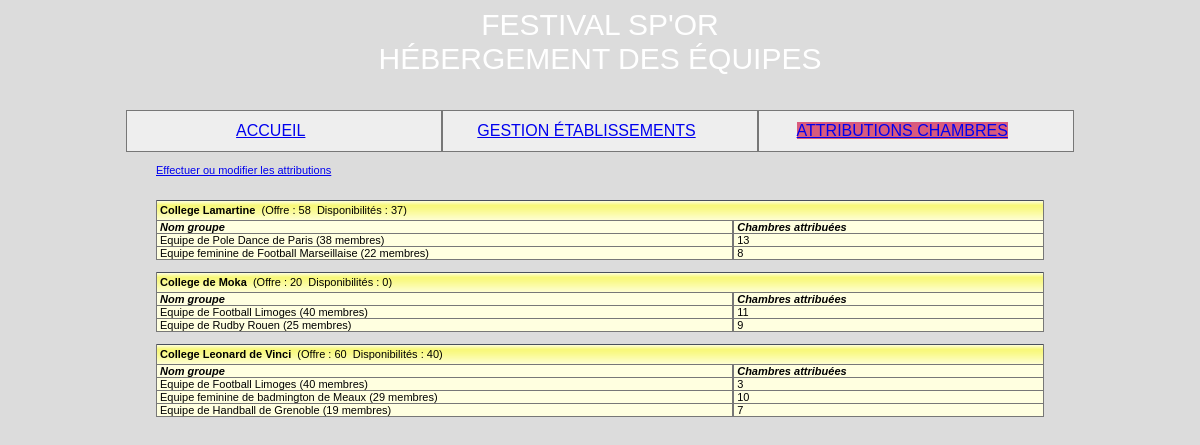
The app's page /consultationAttributions.php with its own data.
### tables this page shows
create table Etablissement 
(id char(8) not null, 
nom varchar(45) not null,
adresseRue varchar(45) not null, 
codePostal char(5) not null, 
ville varchar(35) not null,
tel varchar(13) not null,
adresseElectronique varchar(70),
type tinyint not null,
civiliteResponsable varchar(12) not null,
nomResponsable varchar(25) not null,
prenomResponsable varchar(25),
nombreChambresOffertes integer,
constraint pk_Etablissement primary key(id));

create table Groupe
(id char(4) not null, 
nom varchar(40) not null, 
identiteResponsable varchar(40) default null,
adressePostale varchar(120) default null,
nombrePersonnes integer not null, 
nomPays varchar(40) not null, 
hebergement char(1) not null,
constraint pk_Groupe primary key(id));

create table Attribution
(idEtab char(8) not null, 
idGroupe char(4) not null, 
nombreChambres integer not null,
constraint pk_Attribution primary key(idEtab, idGroupe), 
constraint fk1_Attribution foreign key(idEtab) references Etablissement(id),
constraint fk2_Attribution foreign key(idGroupe) references Groupe(id));

### _gestionBase.inc.php (called while the page is built, shortened)
<?php
function obtenirReqEtablissementsAyantChambresAttribuées()
{
   $req="select distinct id, nom, nombreChambresOffertes from Etablissement,
         Attribution where id = idEtab order by id";
   return $req;
}
function obtenirNbEtabOffrantChambres($connexion)
{
   $req="select count(*) as nombreEtabOffrantChambres from Etablissement where
         nombreChambresOffertes!=0";
   $rsEtabOffrantChambres = $connexion->query($req);
   $lgEtabOffrantChambres = $rsEtabOffrantChambres->fetch(PDO::FETCH_ASSOC);
   return $lgEtabOffrantChambres["nombreEtabOffrantChambres"];
}
function obtenirNbOccup($connexion, $idEtab)
{
   $req="select IFNULL(sum(nombreChambres), 0) as totalChambresOccup from
        Attribution where idEtab='$idEtab'";
   $rsOccup=$connexion->query($req);
   $lgOccup=$rsOccup->fetch(PDO::FETCH_ASSOC);
   return $lgOccup["totalChambresOccup"];
}
function obtenirReqGroupesEtab($id)
{
   $req="select distinct id, nom, nombrePersonnes from Groupe, Attribution where
        Attribution.idGroupe=Groupe.id and idEtab='$id'";
   return $req;
}
function obtenirNbOccupGroupe($connexion, $idEtab, $idGroupe)
{
   $req="select nombreChambres From Attribution where idEtab='$idEtab'
        and idGroupe='$idGroupe'";
   $rsAttribGroupe=$connexion->query($req);
   if ($lgAttribGroupe=$rsAttribGroupe->fetch(PDO::FETCH_ASSOC))
      return $lgAttribGroupe["nombreChambres"];
   else
      return 0;
}
?>

### consultationAttributions.php (the view, shortened to what this page needs)
<?php
$nomtitre = 'attributions';
include("_debut.inc.php");
include("_gestionBase.inc.php");
include("_connexion-PDO.inc.php");
$nbEtab=obtenirNbEtabOffrantChambres($dbh);
if ($nbEtab!=0)
{
   echo "
   <table width='75%' cellspacing='0' cellpadding='0' align='center'
   <tr><td>
   <a href='modificationAttributions.php?action=demanderModifAttrib'>
   Effectuer ou modifier les attributions</a></td></tr></table><br><br>";
   $req=obtenirReqEtablissementsAyantChambresAttribuées();
   $rsEtab= $dbh->query($req);
   $lgEtab=$rsEtab->fetch(PDO::FETCH_ASSOC);
   while($lgEtab!=FALSE)
   {
      $idEtab=$lgEtab['id'];
      $nomEtab=$lgEtab['nom'];
      echo "
      <table width='75%' cellspacing='0' cellpadding='0' align='center'
      class='tabQuadrille'>";
      $nbOffre=$lgEtab["nombreChambresOffertes"];
      $nbOccup=obtenirNbOccup($dbh, $idEtab);
      $nbChLib = $nbOffre - $nbOccup;
      echo "
      <tr class='enTeteTabQuad'>
         <td colspan='2' align='left'><strong>$nomEtab</strong>&nbsp;
         (Offre : $nbOffre&nbsp;&nbsp;Disponibilités : $nbChLib)
         </td>
      </tr>";
      echo "
      <tr class='ligneTabQuad'>
         <td width='65%' align='left'><i><strong>Nom groupe</strong></i></td>
         <td width='35%' align='left'><i><strong>Chambres attribuées</strong></i>
         </td>
      </tr>";
      $req=obtenirReqGroupesEtab($idEtab);
      $rsGroupe= $dbh->query($req);
      $lgGroupe=$rsGroupe->fetch(PDO::FETCH_ASSOC);
      while($lgGroupe)
      {
         $idGroupe=$lgGroupe['id'];
         $nomGroupe=$lgGroupe['nom'];
         $nbpers = $lgGroupe['nombrePersonnes'];
         echo "
         <tr class='ligneTabQuad'>
            <td width='65%' align='left'>$nomGroupe ($nbpers membres)</td>";
         $nbOccupGroupe=obtenirNbOccupGroupe($dbh, $idEtab, $idGroupe);
         echo "
            <td width='35%' align='left'>$nbOccupGroupe </td>
         </tr>";
         $lgGroupe=$rsGroupe->fetch(PDO::FETCH_ASSOC);
      }
      echo "
      </table><br>";
      $lgEtab=$rsEtab->fetch(PDO::FETCH_ASSOC);
   }
}
?>

### _debut.inc.php (shortened to what this page needs)
<!DOCTYPE HTML PUBLIC "-//W3C//DTD HTML 4.01 Transitional//EN"
"http://www.w3.org/TR/html4/loose.dtd">
<html lang="fr">
<head>
<link href="css/cssGeneral.css" rel="stylesheet" type="text/css">
</head>
<body class="basePage">
<table width="100%" cellpadding="0" cellspacing="0">
   <tr>
      <td class="titre">Festival Sp'Or <br>
      <span id="texteNiveau2" class="texteNiveau2">
      H&eacute;bergement des équipes</span><br>&nbsp;
      </td>
   </tr>
</table>
<?php
function affmenu($lacc, $leta, $latt)
{
echo "
<table width='80%' cellpadding='0' cellspacing='0' class='tabMenu' align='center'>
   <tr>
      <td class='menu'><a class='$lacc' href='index.php'>Accueil</a></td>
      <td class='menu' ><a class='$leta' href='listeEtablissements.php' >
      Gestion établissements</a></td>
      <td class='menu'><a class='$latt' href='consultationAttributions.php'>
      Attributions chambres</a></td>
   </tr>
</table>
<br>";
}
switch($nomtitre) {
   case "attributions":
      affmenu("","","active");
      break;
}
?>

### css/cssGeneral.css (style rules this page uses)
.basePage { background-color:#DCDCDC; color:slate; font:11px Arial, Helvetica, sans-serif; }
.titre { background-color:#DCDCDC; color:#FFFFFF; font:30px Arial, Helvetica, sans-serif; text-align:center; text-transform: uppercase; }
.texteNiveau2 { font:20px ,'Roboto:400', sans-serif; text-transform: uppercase; }
td,tr { font:11px Arial, Helvetica, sans-serif; }
table.tabMenu td { color:white; border-bottom:1px solid #777777; border-right:1px solid #777777; border-left:1px solid #777777; border-top:1px solid #777777; padding-left:3px; width:33%; height:40px; text-align:center; text-transform: uppercase; list-style-type: none; background-color: #eeeeee; font-family:'Roboto:400', sans-serif; font-size: medium; padding-right: 30px; }
.menu { font:15px, 'Roboto:400', sans-serif; text-align:left; }
table.tabQuadrille td { border-bottom:1px solid #777777; border-right:1px solid #777777; border-left:1px solid #777777; border-top:1px #777777; padding-left:3px; }
tr.enTeteTabQuad { background-image:url('../images/xpBarre.jpg'); height:21px; text-align:center; }
tr.ligneTabQuad { background-color:#FFFFE0; text-align:center; color:black; }
a.active { text-decoration:underline; background:#d95b7d; }

### records on screen
etablissement: nom "College Lamartine", nombreChambresOffertes "58", nbChLib "37", id.nombreChambres "13", id.nombreChambres "8"
groupe: nom "Equipe de Pole Dance de Paris", nombrePersonnes "38"
groupe: nom "Equipe feminine de Football Marseillaise", nombrePersonnes "22"
etablissement: nom "College de Moka", nombreChambresOffertes "20", nbChLib "0", id.nombreChambres "11", id.nombreChambres "9"
groupe: nom "Equipe de Football Limoges", nombrePersonnes "40"
groupe: nom "Equipe de Rudby Rouen", nombrePersonnes "25"
etablissement: nom "College Leonard de Vinci", nombreChambresOffertes "60", nbChLib "40", id.nombreChambres "3", id.nombreChambres "10", id.nombreChambres "7"
groupe: nom "Equipe feminine de badmington de Meaux", nombrePersonnes "29"
groupe: nom "Equipe de Handball de Grenoble", nombrePersonnes "19"
